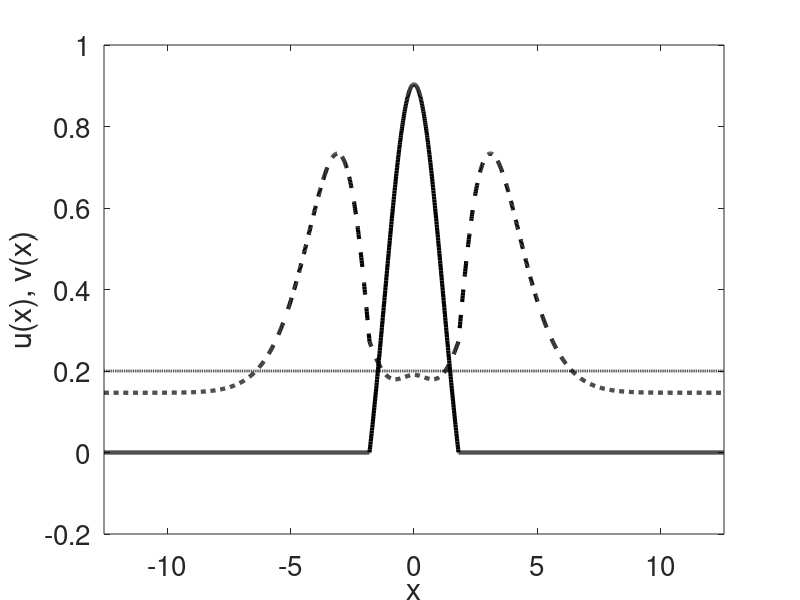

Write the MATLAB code that produced this figure.
%% This code simulates the model from
%  'A dynamic neural field model of continuous input integration'
%  by W. Wojtak et al.
%  but instead using +u and +v, it has +f(u) and +f(v),
%  where f() is a piece-wise linear function.

clear; clc
%% Spatial coordinates
L = 4*pi; N = 2^11; dx = 2*L/N; xDim = (-L+(0:N-1)*dx);

%% Temporal coordinates
dt = .01; tspan = 0:dt:50; M = numel(tspan);

%% Functions
kernel = @(x,A_ex,s_ex,A_in,s_in,g_i) A_ex* exp(-0.5 * (x).^2 / s_ex^2) - A_in * exp(-0.5 * (x).^2 / s_in^2) - g_i;
gauss = @(x,mu,sigma) exp(-0.5*(x-mu).^2/sigma^2);
sigmoid = @(x,beta,theta)  1./ (1 + exp(-beta*(x-theta)));
pwl = @(x,theta) (x.*(x>0)).*(x<theta) + theta*(x>=theta);

%% Paramaters
p(1) = 1000;   % beta
p(2) = 1.3;      % A_ex
p(3) = 1.2;   % s_ex
p(4) = 0.8;      % A_inh
p(5) = 2.2;    % s_inh
p(6) = 0.05;    % w_inh
p(7) = 0.2;    % theta

beta = p(1); theta = p(7); tau = 1;

% threshold for pwl function
kappa = 1.5;

%% Initial data
K = 0.0;
u_field =  -theta * ones(1, N); v_field = K - u_field;
history_u = zeros(M, N);
history_v = zeros(M, N);

%% Connectivity function
w = kernel(xDim,p(2),p(3),p(4),p(5),p(6)); wHat = fft(w);

%% Input
A_I = 1; sigma_I = 1;
Input = zeros(M, N);
Input_pattern = A_I * gauss(xDim, 0, sigma_I);
Input(1/dt:2/dt, :) = repmat(Input_pattern,1+(1/dt),1);

%% Main loop
for i = 1:M
    f = sigmoid(u_field, beta, theta);
    convolution = dx * ifftshift(real(ifft(fft(f) .* wHat)));
    % 2-field model:
    u_field = u_field + dt/tau * (-u_field + convolution + pwl(v_field, kappa) + Input(i, :));
    v_field = v_field + dt/tau * (-v_field - convolution + pwl(u_field, kappa));
    history_u(i,:) = u_field; history_v(i,:) = v_field;
end

%% Plot results
figure
plot(xDim,u_field,'k','linewidth',3), hold on
plot(xDim,v_field,'--k','linewidth',3), hold on
% plot(xDim,u_field+v_field,'-m','linewidth',4), hold on
plot(xDim,theta*ones(1,N),':k','linewidth',2);
xlabel('x'); ylabel('u(x), v(x)');
ax = gca;
set(gca,  'FontSize', 20)
set(gca,  'XLim', [-L L])

